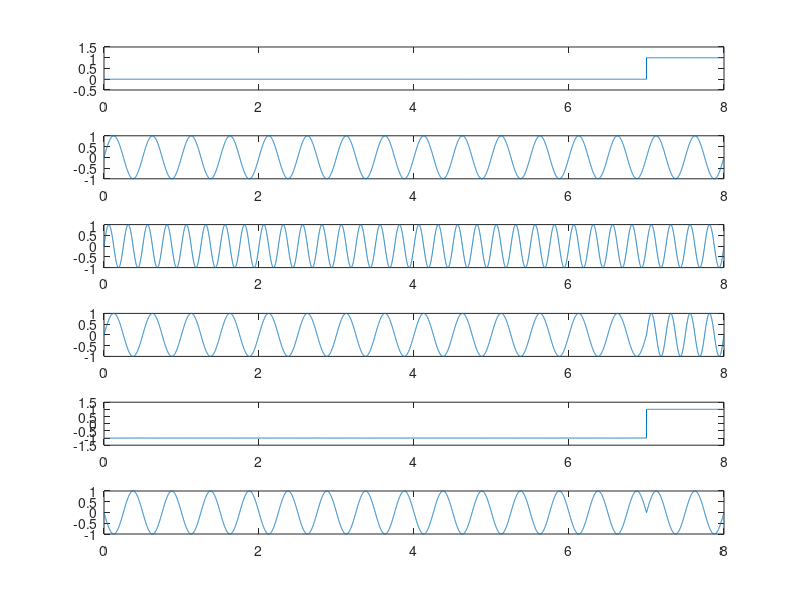

MATLAB code to generate this figure:
% modulation and demodulation of FSK and PSK
N = 8;
FN = 6;
f0 = 2;
f1 = 4;
deltaf = f1 - f0;
rs = 1000;
t = 0:1/rs:(N-1/rs);
bk = rand(1,N)>0.5;
fskc1 = sin(2*pi*f0*t);
fskc2 = sin(2*pi*f1*t);
unipolarbt = kron(bk, ones(1,rs));
fsk = fskc2.*(unipolarbt==1) + fskc1.*(unipolarbt==0);
figure(1)
subplot(FN,1,1); plot(t, unipolarbt); axis([0 N -0.5 1.5]);
subplot(FN,1,2); plot(t, fskc1);
subplot(FN,1,3); plot(t, fskc2);
subplot(FN,1,4); plot(t, fsk);

% to produce PSK, we need to turn an unipolar signal into bipolar
bipolar = 2*unipolarbt - 1;
subplot(FN, 1, 5); plot(t, bipolar); axis([0 N -1.5 1.5]);
pskcarrier = fskc1;
psk = bipolar.*pskcarrier;
subplot(FN, 1, 6); plot(t, psk);
